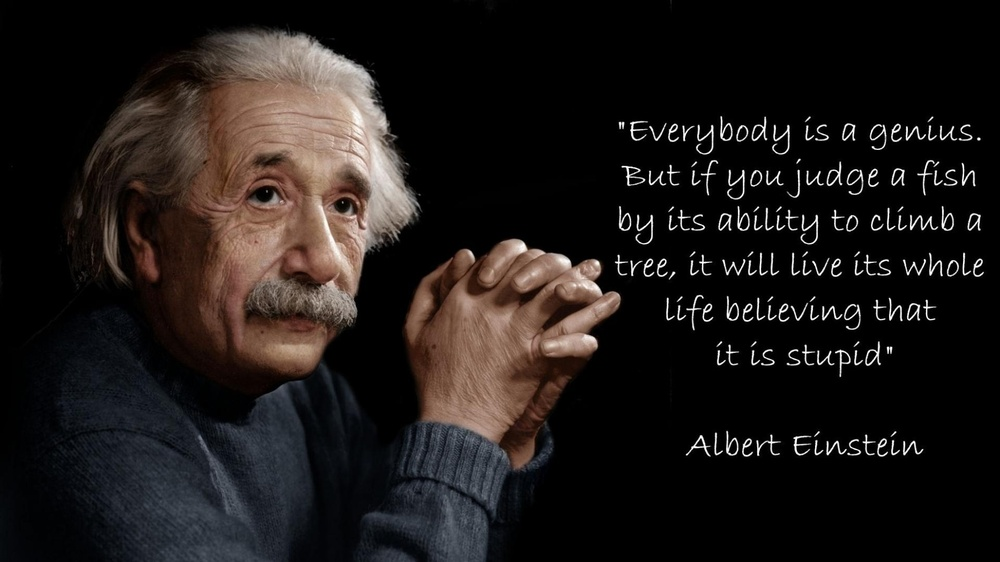
#> input picture all/chapter_03/images/Albert_Einstein.jpg, 1000 x 562 px, shrunk from 1920 x 1080 before the run
$ python Number_08.py
#> lines starting #> are read from the running program, lines starting #| are printed output that depends on the picture; after the words box and inside, x2 and y2 are one past the last pixel; in counts of white or black regions, pixels touching at a corner belong together
"""
    Masking:
        Masking refers to the “hiding” or “filtering” of an image.
        When we mask an image, we hide a portion of the image with some other image.
        In other words, we put our focus on a portion of the image by applying a mask
        on the remaining portion of the image.
"""

import cv2
import numpy as np


# Loading sample image
sample_image = cv2.imread("images/Albert_Einstein.jpg")
#> sample_image is the input picture: shape (562, 1000, 3); mean B, G, R 23.8, 25.4, 30
cv2.imshow("Albert Einstein", sample_image)

# Creating a rectangular mask
mask_image = cv2.rectangle(np.zeros(sample_image.shape[:2], dtype="uint8"), (50, 50),
                           (int(sample_image.shape[1]) - 50, int(sample_image.shape[0] / 2) - 50),
                           (255, 255, 255), -1)
cv2.imshow("Mask Image", mask_image)
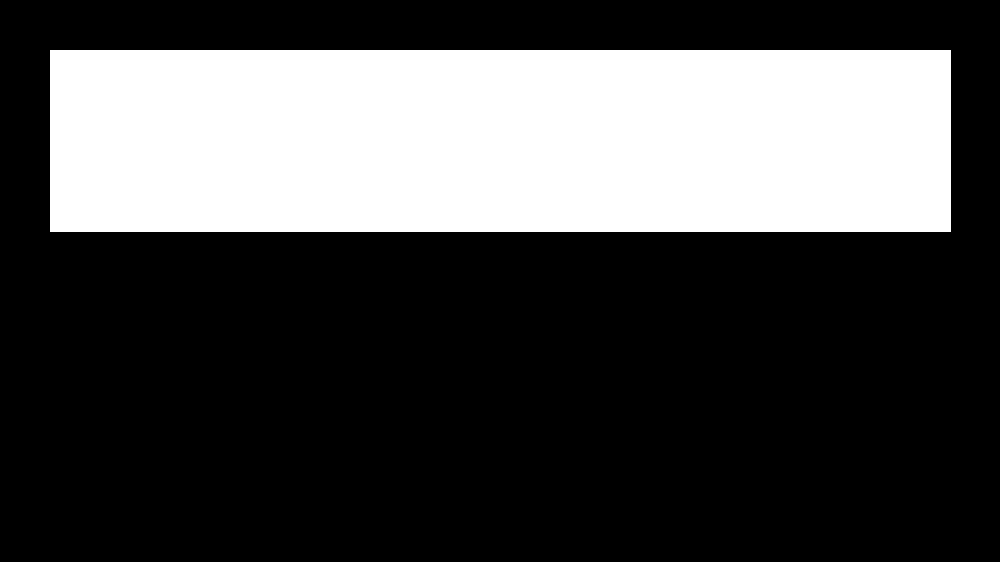
#> window 'Mask Image': shape (562, 1000); 29.2% white; 1 white region, box (x1, y1, x2, y2) and area: (50, 50, 951, 232) 163982

# Performing mask using bitwise_and operator
masked = cv2.bitwise_and(sample_image, sample_image, mask=mask_image)
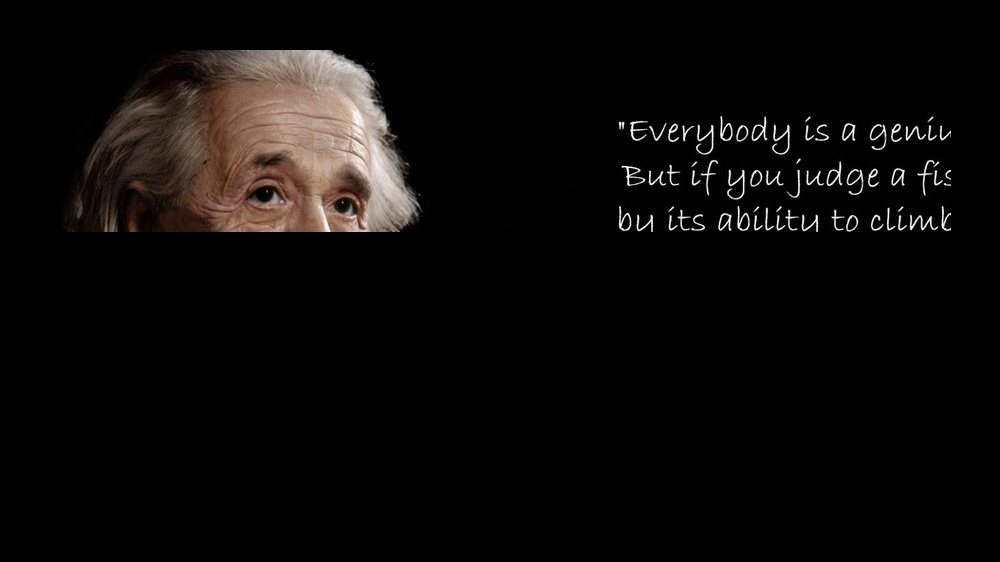
#> masked: shape (562, 1000, 3); mean B, G, R 8.9, 10, 12.1
cv2.imshow("Masked Image", masked)
cv2.waitKey(0)
